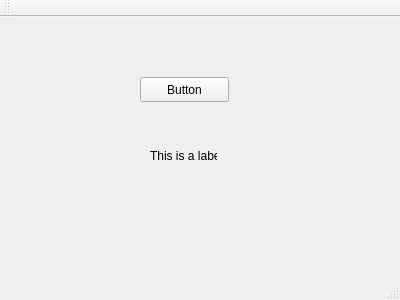
<?xml version="1.0" encoding="UTF-8"?>
<ui version="4.0">
 <class>MainWindow</class>
 <widget class="QMainWindow" name="MainWindow">
  <property name="geometry">
   <rect>
    <x>0</x>
    <y>0</y>
    <width>400</width>
    <height>300</height>
   </rect>
  </property>
  <property name="windowTitle">
   <string>MainWindow</string>
  </property>
  <widget class="QWidget" name="centralWidget">
   <widget class="QPushButton" name="pushButton">
    <property name="geometry">
     <rect>
      <x>140</x>
      <y>60</y>
      <width>89</width>
      <height>25</height>
     </rect>
    </property>
    <property name="text">
     <string>Button</string>
    </property>
   </widget>
   <widget class="QLabel" name="label">
    <property name="geometry">
     <rect>
      <x>150</x>
      <y>130</y>
      <width>67</width>
      <height>17</height>
     </rect>
    </property>
    <property name="text">
     <string>This is a label</string>
    </property>
   </widget>
  </widget>
  <widget class="QMenuBar" name="menuBar">
   <property name="geometry">
    <rect>
     <x>0</x>
     <y>0</y>
     <width>400</width>
     <height>22</height>
    </rect>
   </property>
  </widget>
  <widget class="QToolBar" name="mainToolBar">
   <attribute name="toolBarArea">
    <enum>TopToolBarArea</enum>
   </attribute>
   <attribute name="toolBarBreak">
    <bool>false</bool>
   </attribute>
  </widget>
  <widget class="QStatusBar" name="statusBar"/>
 </widget>
 <layoutdefault spacing="6" margin="11"/>
 <resources/>
 <connections/>
</ui>
